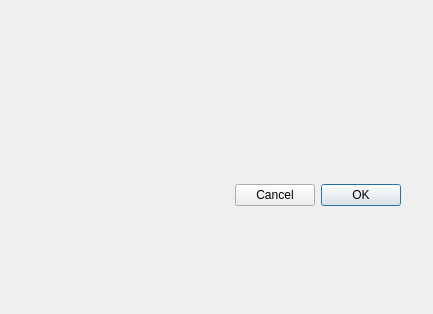
<?xml version="1.0" encoding="UTF-8"?>
<ui version="4.0">
 <class>DTDialog</class>
 <widget class="QDialog" name="DTDialog">
  <property name="geometry">
   <rect>
    <x>0</x>
    <y>0</y>
    <width>433</width>
    <height>314</height>
   </rect>
  </property>
  <property name="windowTitle">
   <string>DTDialog</string>
  </property>
  <property name="styleSheet">
   <string notr="true"/>
  </property>
  <layout class="QVBoxLayout" name="verticalLayout">
   <property name="spacing">
    <number>0</number>
   </property>
   <property name="leftMargin">
    <number>0</number>
   </property>
   <property name="topMargin">
    <number>0</number>
   </property>
   <property name="rightMargin">
    <number>0</number>
   </property>
   <property name="bottomMargin">
    <number>0</number>
   </property>
   <item>
    <widget class="DTTitleBar" name="TitleBar" native="true">
     <property name="sizePolicy">
      <sizepolicy hsizetype="Preferred" vsizetype="Maximum">
       <horstretch>0</horstretch>
       <verstretch>0</verstretch>
      </sizepolicy>
     </property>
    </widget>
   </item>
   <item>
    <layout class="QHBoxLayout" name="centralWidget">
     <property name="leftMargin">
      <number>9</number>
     </property>
     <property name="topMargin">
      <number>10</number>
     </property>
     <property name="rightMargin">
      <number>32</number>
     </property>
     <property name="bottomMargin">
      <number>10</number>
     </property>
    </layout>
   </item>
   <item>
    <layout class="QHBoxLayout" name="buttonBoxLayout">
     <property name="spacing">
      <number>0</number>
     </property>
     <property name="rightMargin">
      <number>32</number>
     </property>
     <property name="bottomMargin">
      <number>25</number>
     </property>
     <item>
      <spacer name="horizontalSpacer">
       <property name="orientation">
        <enum>Qt::Horizontal</enum>
       </property>
       <property name="sizeHint" stdset="0">
        <size>
         <width>40</width>
         <height>20</height>
        </size>
       </property>
      </spacer>
     </item>
     <item>
      <widget class="QDialogButtonBox" name="buttonBox">
       <property name="sizePolicy">
        <sizepolicy hsizetype="Fixed" vsizetype="Fixed">
         <horstretch>0</horstretch>
         <verstretch>0</verstretch>
        </sizepolicy>
       </property>
       <property name="layoutDirection">
        <enum>Qt::RightToLeft</enum>
       </property>
       <property name="orientation">
        <enum>Qt::Horizontal</enum>
       </property>
       <property name="standardButtons">
        <set>QDialogButtonBox::Cancel|QDialogButtonBox::Ok</set>
       </property>
       <property name="centerButtons">
        <bool>false</bool>
       </property>
      </widget>
     </item>
    </layout>
   </item>
  </layout>
 </widget>
 <customwidgets>
  <customwidget>
   <class>DTTitleBar</class>
   <extends>QWidget</extends>
   <header>DTWidget.DTTitleBar</header>
   <container>1</container>
  </customwidget>
 </customwidgets>
 <resources/>
 <connections>
  <connection>
   <sender>buttonBox</sender>
   <signal>accepted()</signal>
   <receiver>DTDialog</receiver>
   <slot>accept()</slot>
   <hints>
    <hint type="sourcelabel">
     <x>248</x>
     <y>254</y>
    </hint>
    <hint type="destinationlabel">
     <x>157</x>
     <y>274</y>
    </hint>
   </hints>
  </connection>
  <connection>
   <sender>buttonBox</sender>
   <signal>rejected()</signal>
   <receiver>DTDialog</receiver>
   <slot>reject()</slot>
   <hints>
    <hint type="sourcelabel">
     <x>316</x>
     <y>260</y>
    </hint>
    <hint type="destinationlabel">
     <x>286</x>
     <y>274</y>
    </hint>
   </hints>
  </connection>
 </connections>
</ui>
